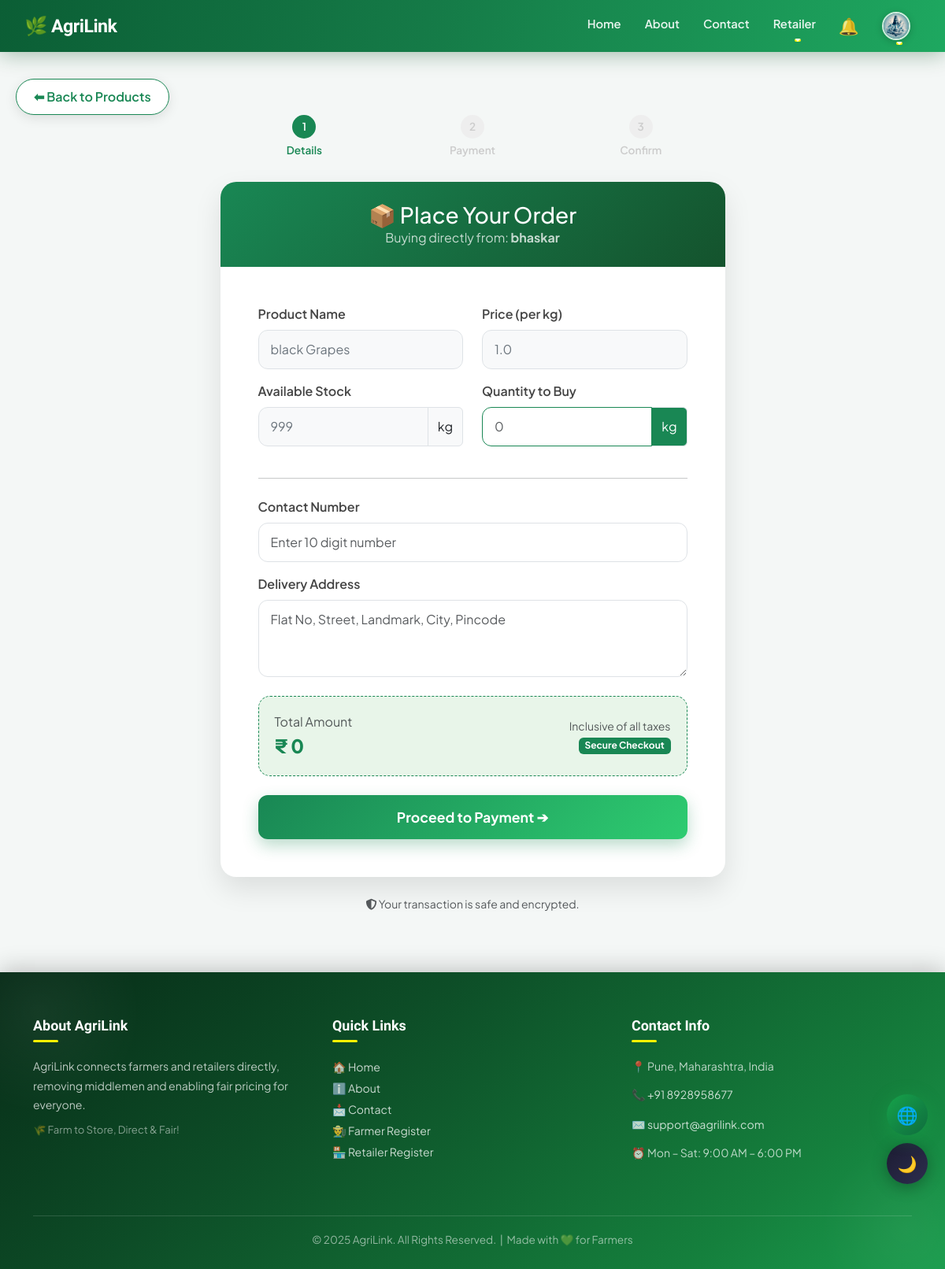
/place_order/29/ (signed in), run on an earlier commit of the app's database.
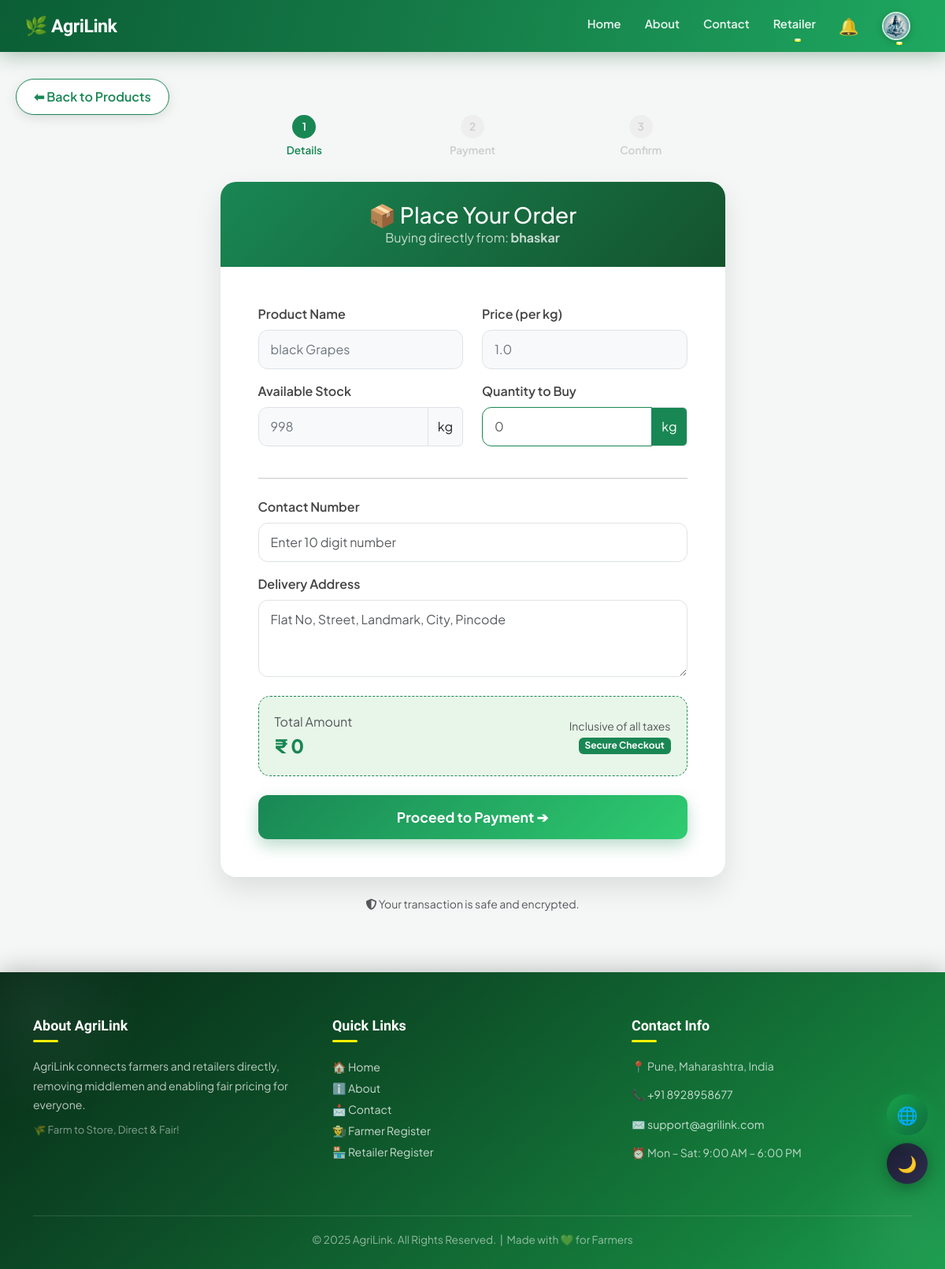
And on a later commit of the database.
### projectapp/models.py (models this page shows, shortened)
class Product(models.Model):
    product = models.CharField(max_length=100)
    description = models.TextField()
    created_at = models.DateTimeField(default=timezone.now)
    price = models.FloatField()
    latitude = models.FloatField(null=True, blank=True)  # 🆕
    longitude = models.FloatField(null=True, blank=True)  # 🆕
    quantity = models.IntegerField()
    location = models.CharField(max_length=50)
    image = models.ImageField(upload_to='product_images/', blank=True, null=True)
    farmer = models.ForeignKey('Farmer', on_delete=models.CASCADE, related_name='products')

class Farmer(models.Model):
    name = models.CharField(max_length=100)
    email = models.EmailField()
    password = models.CharField(max_length=100)
    contact = models.CharField(max_length=20)
    address = models.TextField()
    gender = models.CharField(max_length=10)
    first_login = models.BooleanField(default=True)
    profile_image = models.ImageField(upload_to='profiles/', default='profiles/default.jpg')
    bank_account_number = models.CharField(max_length=20, blank=True, null=True)
    ifsc_code = models.CharField(max_length=15, blank=True, null=True)

### projectapp/views.py (the view, shortened to what this page needs)
# urls.py: path("place_order/<int:product_id>/", views.place_order, name="place_order"),
def place_order(request, product_id):
    product = get_object_or_404(Product, id=product_id)
    retailer_name = request.session.get('name')
    if not retailer_name or request.session.get('user_type') != 'retailer':
        messages.error(request, "Please login as Retailer to place an order.")
        return redirect('retailer_login')
    retailer = get_object_or_404(Retailer, name=retailer_name)
    return render(request, "place_order.html", {"product": product})

### projectapp/context_processors.py (called while the page is built)
def navbar_notifications(request):
    user_type = request.session.get('user_type')
    name = request.session.get('name')
    notes = []
    if user_type == "farmer" and name:
        notes = Notification.objects.filter(receiver_farmer__name=name, is_read=False).order_by('-timestamp')
    elif user_type == "retailer" and name:
        notes = Notification.objects.filter(receiver_retailer__name=name, is_read=False).order_by('-timestamp')
    elif user_type == "driver" and name:
        notes = Notification.objects.filter(receiver_driver__name=name, is_read=False).order_by('-timestamp')
    return {'navbar_notes': notes, 'user_type': user_type}

### projectapp/templates/place_order.html (shortened to what the changed rows need)
{% extends 'master.html' %}
{% block body %}
<div class="container mb-5">
    <div class="row justify-content-center">
        <div class="col-lg-7">
            <div class="card order-card">
                <div class="card-header-custom">
                    <p class="mb-0 opacity-75">Buying directly from: <strong>{{ product.farmer.name }}</strong></p>
                </div>
                <div class="card-body p-4 p-md-5">
                    <form method="POST" action="{% url 'place_order' product.id %}" id="orderForm">
                        <div class="row">
                            <div class="col-md-6 mb-3">
                                <label class="form-label">Product Name</label>
                                <input type="text" class="form-control" value="{{ product.product }}" readonly>
                            </div>
                            <div class="col-md-6 mb-3">
                                <label class="form-label">Price (per kg)</label>
                                <input type="text" class="form-control" id="unitPrice" value="{{ product.price }}" readonly>
                            </div>
                        </div>
                        <div class="row">
                            <div class="col-md-6 mb-3">
                                <div class="input-group">
                                    <input type="text" class="form-control" value="{{ product.quantity }}" readonly>
                                    <span class="input-group-text">kg</span>
                                </div>
                            </div>
                        </div>
                    </form>
                </div>
            </div>
        </div>
    </div>
</div>
{% endblock %}

What changed in the data, as far as the page shows it:
changed Product "black Grapes": quantity "999" → "998"
